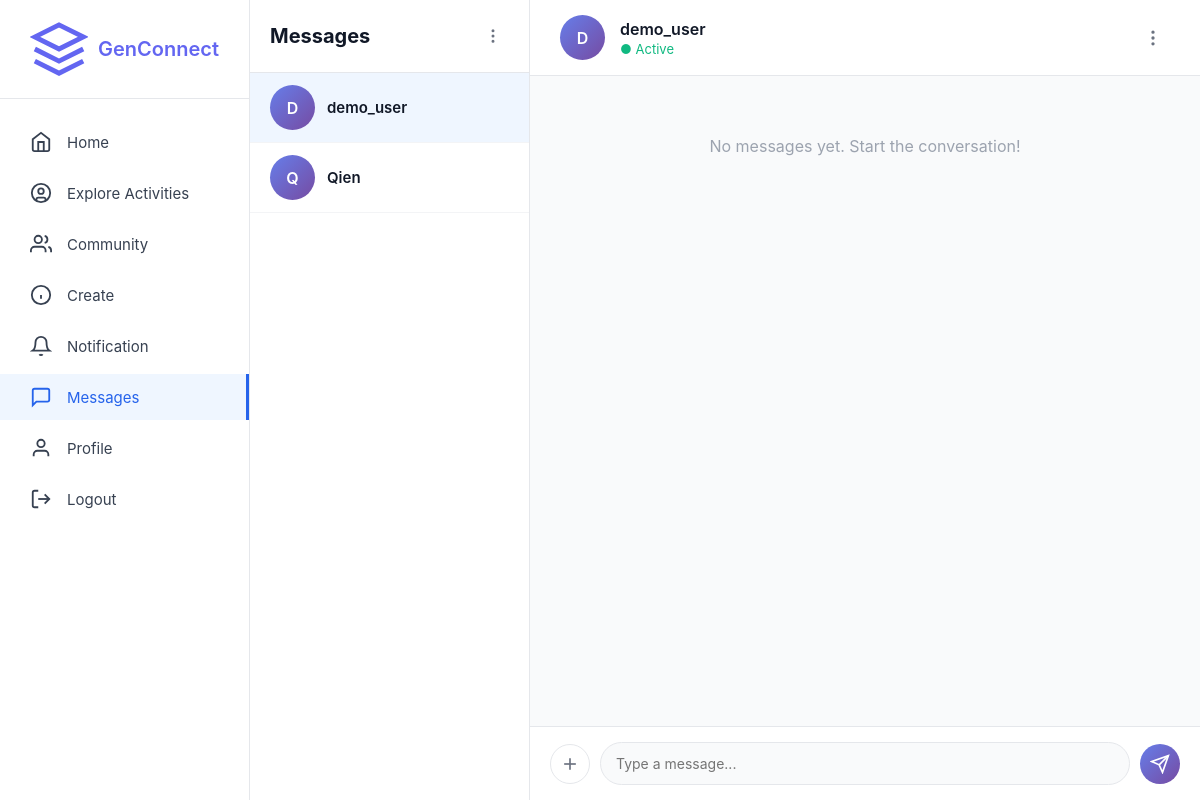
Before: /messages/1 (signed in) with the older database file.
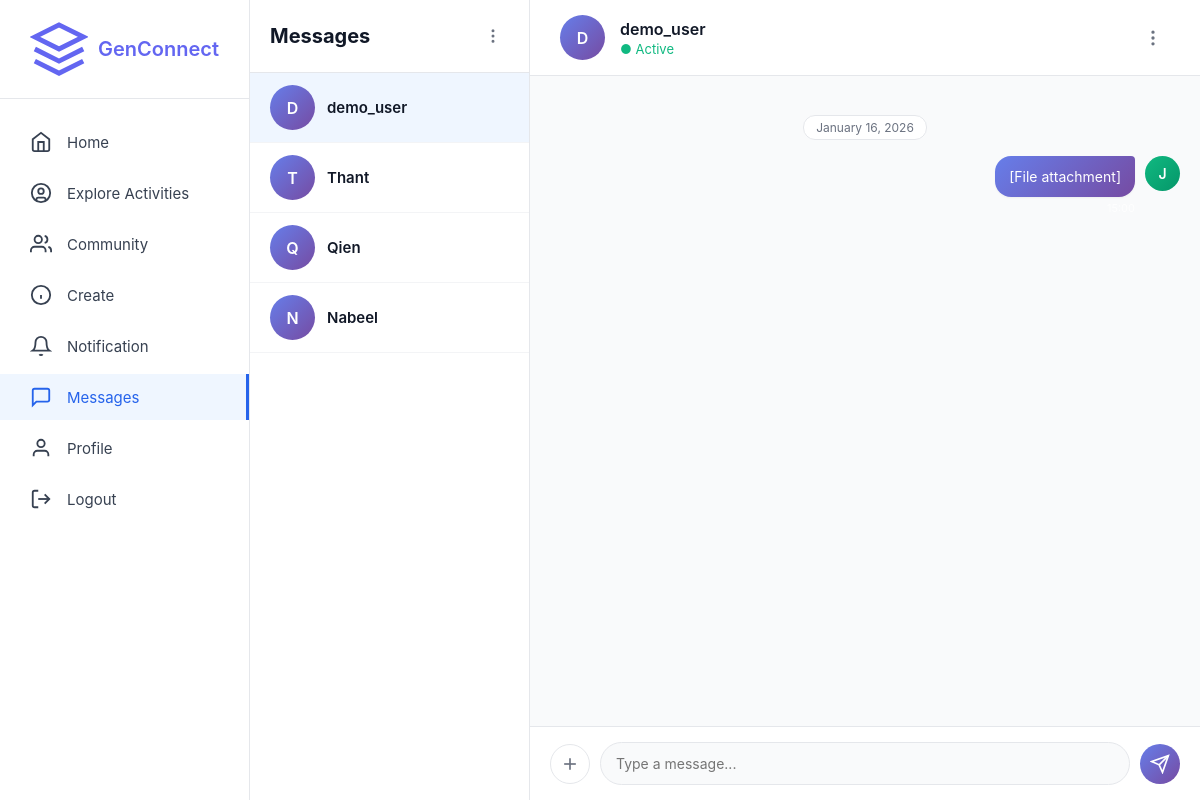
After: the same page with the newer database file.
### app.py (models this page shows, shortened)
class User(db.Model):
    __tablename__ = 'users'
    id = db.Column(db.Integer, primary_key=True)
    username = db.Column(db.String(80), unique=True, nullable=False)
    email = db.Column(db.String(120), unique=True, nullable=False)
    password_hash = db.Column(db.String(255), nullable=False)
    bio = db.Column(db.Text, nullable=True)
    interests = db.Column(db.String(255), nullable=True)
    profile_picture = db.Column(db.String(255), default='default.jpg')
    banner_image = db.Column(db.String(255), default='default_banner.jpg')
    member_type = db.Column(db.String(50), default='Youth Member')
    created_at = db.Column(db.DateTime, default=datetime.utcnow)
    posts = db.relationship('Post', backref='author', lazy=True, cascade='all, delete-orphan')
    comments = db.relationship('Comment', backref='author', lazy=True, cascade='all, delete-orphan')
    likes = db.relationship('Like', backref='user', lazy=True, cascade='all, delete-orphan')
    followers = db.relationship(
        'Follow',
        foreign_keys='Follow.followed_id',
        backref='followed_user',
        lazy='dynamic',
        cascade='all, delete-orphan'
    )
    following = db.relationship(
        'Follow',
        foreign_keys='Follow.follower_id',
        backref='follower_user',
        lazy='dynamic',
        cascade='all, delete-orphan'
    )
    community_memberships = db.relationship('CommunityMember', backref='user', lazy=True, cascade='all, delete-orphan')
    sent_messages = db.relationship(
        'Message',
        foreign_keys='Message.sender_id',
        backref='sender',
        lazy='dynamic',
        cascade='all, delete-orphan'
    )
    received_messages = db.relationship(
        'Message',
        foreign_keys='Message.receiver_id',
        backref='receiver',
        lazy='dynamic',
        cascade='all, delete-orphan'
    )
    contacts_initiated = db.relationship(
        'Contact',
        foreign_keys='Contact.user_id',
        backref='user',
        lazy='dynamic',
        cascade='all, delete-orphan'
    )
    contacts_received = db.relationship(
        'Contact',
        foreign_keys='Contact.contact_user_id',
        backref='contact_user',
        lazy='dynamic',
        cascade='all, delete-orphan'
    )
    def get_contacts(self):
        contacts = Contact.query.filter(
            or_(
                and_(Contact.user_id == self.id, Contact.status == 'accepted'),
                and_(Contact.contact_user_id == self.id, Contact.status == 'accepted')
            )
        ).all()
        contact_users = []
        for contact in contacts:
            if contact.user_id == self.id:
                contact_users.append(contact.contact_user)
            else:
                contact_users.append(contact.user)
        return contact_users

class Message(db.Model):
    __tablename__ = 'messages'
    id = db.Column(db.Integer, primary_key=True)
    sender_id = db.Column(db.Integer, db.ForeignKey('users.id'), nullable=False)
    receiver_id = db.Column(db.Integer, db.ForeignKey('users.id'), nullable=False)
    content = db.Column(db.Text, nullable=False)
    is_read = db.Column(db.Boolean, default=False)
    created_at = db.Column(db.DateTime, default=datetime.utcnow)
    updated_at = db.Column(db.DateTime, default=datetime.utcnow, onupdate=datetime.utcnow)

### app.py (the view)
@app.route('/messages/<int:contact_id>')
def message_thread(contact_id):
    if 'user_id' not in session:
        return redirect(url_for('login'))
    current_user = User.query.get_or_404(session['user_id'])
    contact = User.query.get_or_404(contact_id)
    messages = Message.query.filter(
        or_(
            and_(Message.sender_id == current_user.id, Message.receiver_id == contact.id),
            and_(Message.sender_id == contact.id, Message.receiver_id == current_user.id)
        )
    ).order_by(Message.created_at.asc()).all()
    for msg in messages:
        if msg.receiver_id == current_user.id and not msg.is_read:
            msg.mark_as_read()
    contacts = current_user.get_contacts()
    return render_template('message_thread.html',
                         contact=contact,
                         messages=messages,
                         contacts=contacts,
                         current_user=current_user)

### templates/message_thread.html (shortened to what this page needs)
<!DOCTYPE html>
<html lang="en">
<head>
</head>
<body>
<div class="container">
    <aside class="sidebar">
        <div class="sidebar-logo">
            <a href="/" class="logo">
                <svg viewBox="0 0 24 24" fill="none" stroke="currentColor" stroke-width="2">
                    <path d="M12 2L2 7l10 5 10-5-10-5z"/>
                    <path d="M2 17l10 5 10-5"/>
                    <path d="M2 12l10 5 10-5"/>
                </svg>
                <span>GenConnect</span>
            </a>
        </div>
        <ul class="sidebar-nav">
            <li>
                <a href="/home">
                    <svg viewBox="0 0 24 24" fill="none" stroke="currentColor" stroke-width="2">
                        <path d="m3 9 9-7 9 7v11a2 2 0 0 1-2 2H5a2 2 0 0 1-2-2z"/>
                        <polyline points="9 22 9 12 15 12 15 22"/>
                    </svg>
                    <span>Home</span>
                </a>
            </li>
            <li>
                <a href="#">
                    <svg viewBox="0 0 24 24" fill="none" stroke="currentColor" stroke-width="2">
                        <circle cx="12" cy="12" r="10"/>
                        <circle cx="12" cy="10" r="3"/>
                        <path d="M7 20.662V19a2 2 0 0 1 2-2h6a2 2 0 0 1 2 2v1.662"/>
                    </svg>
                    <span>Explore Activities</span>
                </a>
            </li>
            <li>
                <a href="#">
                    <svg viewBox="0 0 24 24" fill="none" stroke="currentColor" stroke-width="2">
                        <path d="M17 21v-2a4 4 0 0 0-4-4H5a4 4 0 0 0-4 4v2"/>
                        <circle cx="9" cy="7" r="4"/>
                        <path d="M23 21v-2a4 4 0 0 0-3-3.87"/>
                        <path d="M16 3.13a4 4 0 0 1 0 7.75"/>
                    </svg>
                    <span>Community</span>
                </a>
            </li>
            <li>
                <a href="#">
                    <svg viewBox="0 0 24 24" fill="none" stroke="currentColor" stroke-width="2">
                        <circle cx="12" cy="12" r="10"/>
                        <line x1="12" y1="16" x2="12" y2="12"/>
                        <line x1="12" y1="8" x2="12.01" y2="8"/>
                    </svg>
                    <span>Create</span>
                </a>
            </li>
            <li>
                <a href="#">
                    <svg viewBox="0 0 24 24" fill="none" stroke="currentColor" stroke-width="2">
                        <path d="M18 8A6 6 0 0 0 6 8c0 7-3 9-3 9h18s-3-2-3-9"/>
                        <path d="M13.73 21a2 2 0 0 1-3.46 0"/>
                    </svg>
                    <span>Notification</span>
                </a>
            </li>
            <li>
                <a href="/messages" class="active">
                    <svg viewBox="0 0 24 24" fill="none" stroke="currentColor" stroke-width="2">
                        <path d="M21 15a2 2 0 0 1-2 2H7l-4 4V5a2 2 0 0 1 2-2h14a2 2 0 0 1 2 2z"/>
                    </svg>
                    <span>Messages</span>
                </a>
            </li>
            <li>
                <a href="/profile">
                    <svg viewBox="0 0 24 24" fill="none" stroke="currentColor" stroke-width="2">
                        <path d="M20 21v-2a4 4 0 0 0-4-4H8a4 4 0 0 0-4 4v2"/>
                        <circle cx="12" cy="7" r="4"/>
                    </svg>
                    <span>Profile</span>
                </a>
            </li>
            <li>
                <a href="/logout">
                    <svg viewBox="0 0 24 24" fill="none" stroke="currentColor" stroke-width="2">
                        <path d="M9 21H5a2 2 0 0 1-2-2V5a2 2 0 0 1 2-2h4"/>
                        <polyline points="16 17 21 12 16 7"/>
                        <line x1="21" y1="12" x2="9" y2="12"/>
                    </svg>
                    <span>Logout</span>
                </a>
            </li>
        </ul>
    </aside>
    <div class="messages-container">
        <div class="conversations-sidebar">
            <div class="conversations-header">
                <h2>Messages</h2>
                <div class="header-actions">
                    <div class="header-icon" id="conversationMenuBtn" title="More Options">
                        <svg width="18" height="18" viewBox="0 0 24 24" fill="none" stroke="currentColor" stroke-width="2">
                            <circle cx="12" cy="12" r="1"/>
                            <circle cx="12" cy="5" r="1"/>
                            <circle cx="12" cy="19" r="1"/>
                        </svg>
                    </div>
                </div>
            </div>
            <div class="conversations-list">
                {% for c in contacts %}
                <a href="/messages/{{ c.id }}" class="conversation-item {% if c.id == contact.id %}active{% endif %}">
                    <div class="conversation-avatar">{{ c.username[0].upper() }}</div>
                    <div class="conversation-name">{{ c.username }}</div>
                </a>
                {% endfor %}
            </div>
        </div>
        <div class="chat-area">
            <div class="chat-header">
                <div class="chat-header-info">
                    <div class="chat-avatar">{{ contact.username[0].upper() }}</div>
                    <div class="chat-user-info">
                        <h3>{{ contact.username }}</h3>
                        <p>● Active</p>
                    </div>
                </div>
                <div class="chat-actions">
                    <div class="action-icon" id="moreOptionsBtn" title="More Options">
                        <svg width="20" height="20" viewBox="0 0 24 24" fill="none" stroke="currentColor" stroke-width="2">
                            <circle cx="12" cy="12" r="1"/>
                            <circle cx="12" cy="5" r="1"/>
                            <circle cx="12" cy="19" r="1"/>
                        </svg>
                    </div>
                </div>
            </div>
            <div class="messages-area" id="messagesArea">
                {% if messages %}
                    {% set ns = namespace(current_date='') %}
                    {% for message in messages %}
                        {% set msg_date = message.created_at.strftime('%Y-%m-%d') %}
                        {% if msg_date != ns.current_date %}
                            <div class="date-divider">
                                <span>{{ message.created_at.strftime('%B %d, %Y') }}</span>
                            </div>
                            {% set ns.current_date = msg_date %}
                        {% endif %}
                        <div class="message {% if message.sender_id == current_user.id %}sent{% endif %}" data-message-id="{{ message.id }}">
                            <div class="message-avatar">{{ message.sender.username[0].upper() }}</div>
                            <div class="message-content">
                                <div class="message-bubble">
                                    <div class="message-text" data-content="{{ message.id }}">{{ message.content }}</div>
                                </div>
                                <div class="message-meta">
                                    <span>{{ message.created_at.strftime('%H:%M') }}</span>
                                </div>
                            </div>
                        </div>
                    {% endfor %}
                {% else %}
                    <div style="text-align: center; padding: 40px; color: #9ca3af;">
                        No messages yet. Start the conversation!
                    </div>
                {% endif %}
            </div>
            <div class="message-input-area">
                <form id="messageForm" class="message-input-container" enctype="multipart/form-data">
                    <button type="button" class="attachment-button" onclick="document.getElementById('fileInput').click()">
                        <svg width="20" height="20" viewBox="0 0 24 24" fill="none" stroke="currentColor" stroke-width="2">
                            <line x1="12" y1="5" x2="12" y2="19"/>
                            <line x1="5" y1="12" x2="19" y2="12"/>
                        </svg>
                    </button>
                    <div class="input-wrapper">
                        <textarea id="messageInput" name="content" placeholder="Type a message..." rows="1"></textarea>
                    </div>
                    <button type="submit" class="send-button">
                        <svg width="20" height="20" viewBox="0 0 24 24" fill="none" stroke="currentColor" stroke-width="2">
                            <line x1="22" y1="2" x2="11" y2="13"/>
                            <polygon points="22 2 15 22 11 13 2 9 22 2"/>
                        </svg>
                    </button>
                </form>
            </div>
        </div>
    </div>
</div>
</body>
</html>

Changed rows visible on the page:
now on this page (row edited): User: username "T", username "Thant"
now on this page (row edited): User: username "N", username "Nabeel"
now on this page (row edited): Message: created_at "January 16, 2026", sender "J", content "[File attachment]"
Other visible differences:
text no longer shown: "No messages yet. Start the conversation!"
